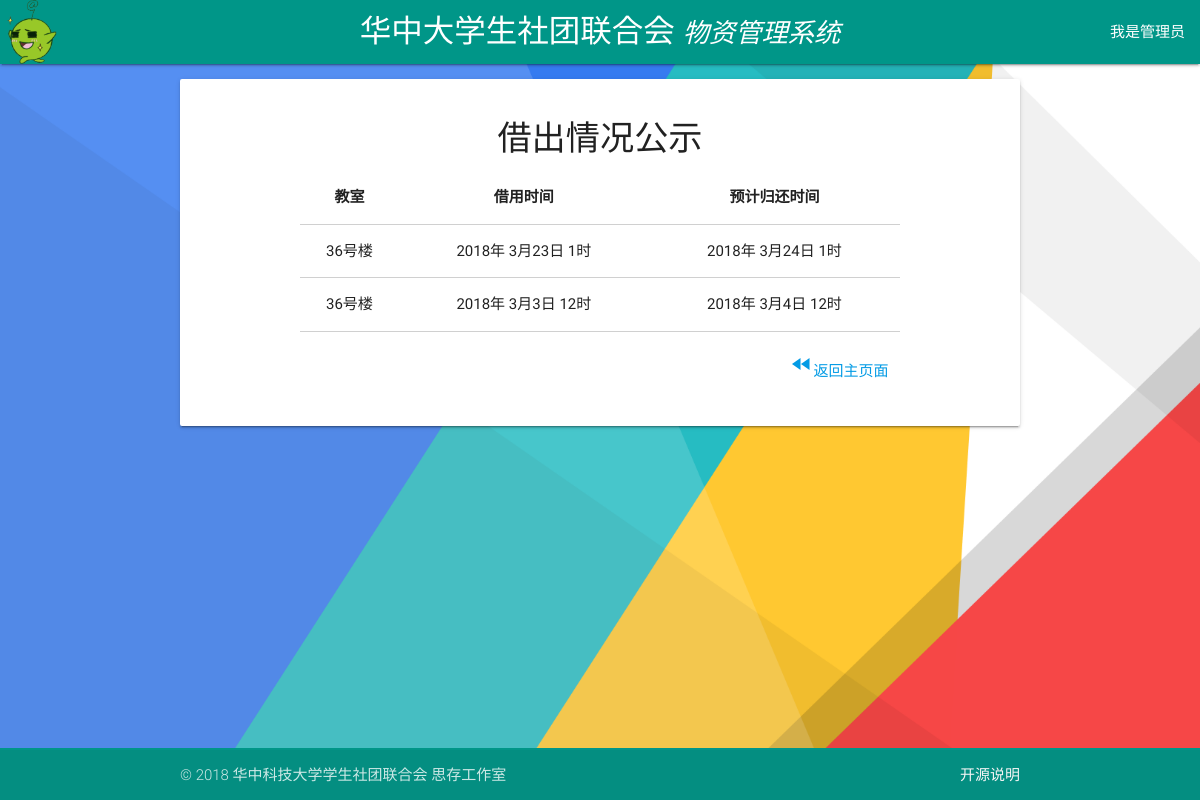
The page /classroom-usage/ on the database as committed earlier.
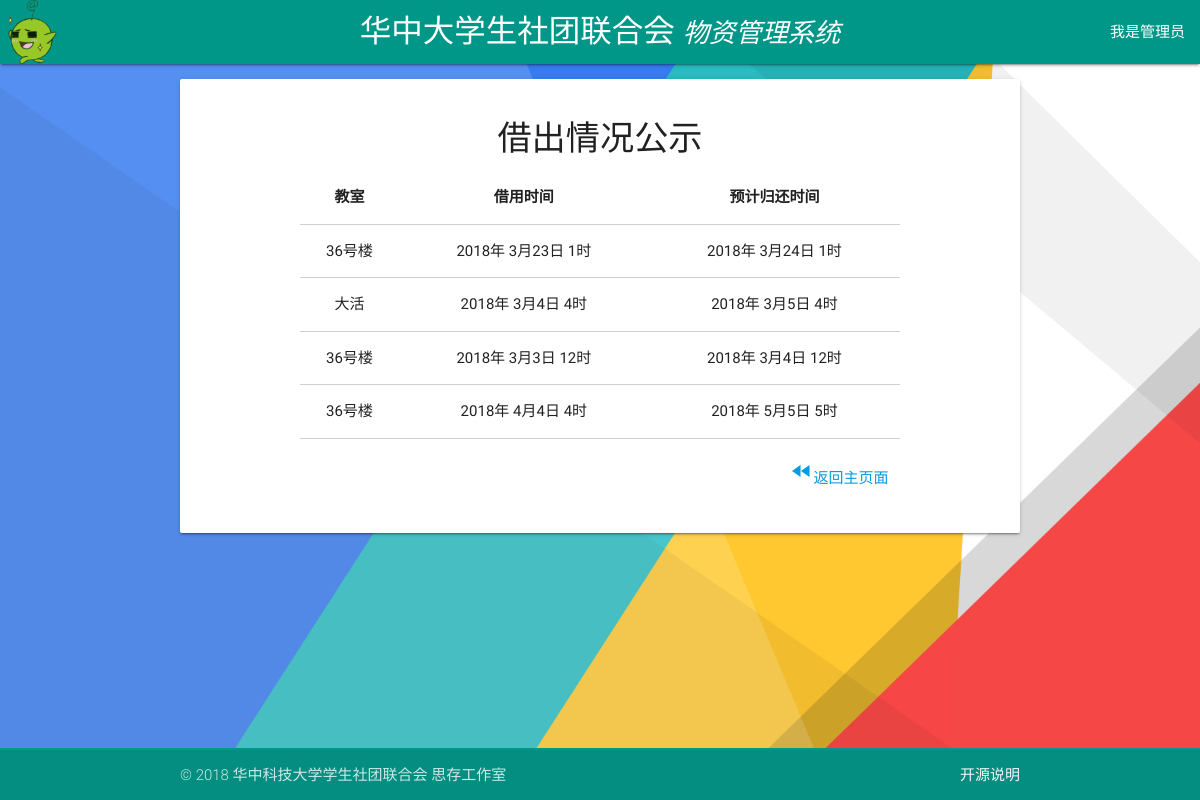
The same page on the database as committed later.
### tables this page shows
CREATE TABLE CLASSROOM
       (ID  INTEGER    PRIMARY KEY     AUTOINCREMENT,
       DEP     TEXT    NOT NULL,
       NAME    TEXT    NOT NULL,
       CLASSROOM TEXT   NOT NULL,
       CONTACT TEXT    NOT NULL,
       STARTYEAR   INT    NOT NULL,
       STARTMONTH   INT    NOT NULL,
       STARTDAY   INT    NOT NULL,
       STARTHOUR   INT    NOT NULL,
       ENDINGYEAR  TEXT    NOT NULL,
       ENDINGMONTH  TEXT    NOT NULL,
       ENDINGDAY  TEXT    NOT NULL,
       ENDINGHOUR  TEXT    NOT NULL,
       STATUS  INTEGER NOT NULL,
       ADMIN   TEXT );

### app.py (the view)
@app.route('/classroom-usage/')
def classroom_usage():
    if request.method == 'GET':
        results = get_records('classroom', date.today().year, date.today().year) # search for unfinished records
        msgs = [i for i in results if i[13] == 1] # search for approved records only
        def get_endtime(record):
            return struct_timing(record[9], record[10], record[11], record[12])
        sorted(msgs, key=get_endtime) #TODO:why it doesn't work??
        num = len(msgs)
        return render_template('classroom_usage.html', msgs=msgs,
                               num=num)

### app.py (called while the page is built)
def get_records(tablename, year, month):
    with sqlite3.connect(DATABASE) as database:
        c = database.cursor()
        cursor = c.execute('select * from %s where endingyear >= %d and endingmonth >= %d;'% (tablename, year, month))
        records = cursor.fetchall()
        return records

def struct_timing(year, month, day, hour):
    try:
        struct_time1 = strptime(year + ' ' + month + ' ' + day + ' ' + hour,
                                '%Y %m %d %H')
        return struct_time1
    except ValueError:
        flash("请输入正确的时间信息！", category="error")
        return None
    except:
        flash("访问错误！", category="error")

### templates/classroom_usage.html (shortened to what this page needs)
{% extends "base.html" %}
{% block content %}
<div class="container">
  <div class="card-panel" style="margin-top:1em;">
<h4 class="center">借出情况公示</h4>
<div class="container">
<div class="row">
      <div class="card-content">
      	<div class="row">
      		<table class="bordered centered highlight col s12">
<thead>
            <tr>
              <th>教室</th>
              <th>借用时间</th>
              <th>预计归还时间</th>
            </tr>
          </thead>
<tbody>
{% for i in range(0,num)  %}
            <tr>
      				<td> {{ msgs[i][3] }} </td>
      				<td> {{ msgs[i][5] }}年 {{ msgs[i][6] }}月{{ msgs[i][7] }}日  {{ msgs[i][8] }}时 </td>
      				<td> {{ msgs[i][9] }}年 {{ msgs[i][10] }}月{{ msgs[i][11] }}日  {{ msgs[i][12] }}时 </td>
      			</tr>
{% endfor %}
</tbody>
      		</table>
      	</div>
                <a href="{{ url_for('index') }}" class="collection-item right"><i class="material-icons ">fast_rewind</i>返回主页面</a>
      </div>
      </div>
</div>
</div>
</div>
</div>
{% endblock %}

### templates/base.html (shortened to what this page needs)
<!DOCTYPE html>
<html>
<head>
		<link href="{{ url_for('static', filename='css/google_material_icons.css') }}" rel="stylesheet">
		<link type="text/css" rel="stylesheet" href="{{ url_for('static', filename='css/materialize.css') }}"  media="screen,projection"/>
        <link href="{{ url_for('static', filename='css/freetimechecker.css') }}" rel="stylesheet">
        <link href="{{ url_for('static',filename='css/footer_hack.css') }}" rel="stylesheet">
</head>
<body>
  <header>
          <div class="navbar-fixed">
              <nav>
                  <div class="nav-wrapper teal">
                    <img src="{{ url_for('static', filename='img/unique_weizai.png') }}" style="width:64px; height:64px; margin: auto;" alt="AU-web">
										<a href="{{ url_for('personal') }}" class="brand-logo hide-on-med-and-down center" title="点击返回主页面" style="vertical-align:central;padding:0px;font-family:DengXian">华中大学生社团联合会 <span style="font-size:smaller;font-style:italic;">物资管理系统</span></a>
                      {% if 'id' in session or 'id2' in session %}
                            <ul id="logout-m" class="dropdown-content">
                                <li><a href="#!">手滑了....</a></li>
                                <li><a href="{{ url_for('logout') }}">确认登出</a></li>
                            </ul>
                        <ul id="logout-l" class="dropdown-content">
                            <li><a href="#!">手滑了....</a></li>
                            <li><a href="{{ url_for('logout') }}">确认登出</a></li>
                        </ul>
                           <ul class="right hide-on-med-and-down">
								{% if 'id' in session %}
								<li>
                    <a class="dropdown-button">{{ session['id'] }}</a>
                </li>
								{% elif 'id2' in session %}
								<li>
										<a class="dropdown-button">{{ session['id2'] }}</a>
								</li>
								{% endif %}
                <li>
                    <a class="dropdown-button" href="#!" data-activates="logout-l" title="注销登录">登出</a>
                </li>
                           </ul>
                        <ul class="right hide-on-large-only">
                          <li>
                            <a class="dropdown-button" href="#!" data-activates="logout-m" title="注销登录">登出</a>
                          </li>
                        </ul>
												{% else %}
												<ul class="right">
												<li>
												<a class="dropdown-button" href="{{ url_for('login')}}">我是管理员</a>
												</li>
												</ul>
                       {% endif %}
                  </div>
              </nav>
          </div>
</header>
		<main >
    <div id="content">{% block content %}{% endblock %}
	</main>
  <footer class="page-footer teal">
        <div class="footer-copyright">
            <div class="container">
              © 2018 华中科技大学学生社团联合会  思存工作室
            <a class="grey-text text-lighten-4 right" href="{{ url_for('opensource_info') }}">开源说明</a>
            </div>
         </div>
    </footer>
		<link rel="stylesheet" href="{{ url_for('static', filename='css/toastr.css') }}">
</body>
</html>

### static/css/footer_hack.css (style rules this page uses)
body { display: flex; min-height: 100vh; flex-direction: column; }
main { flex: 1 0 auto; }
footer.page-footer { margin-top: 2rem; padding-top: 2px; }

### templates/base.html (style rules this page uses)
body { background-image:url(/static/img/material-design-color-background.png); background-size: cover; }

Rows that differ between the two databases and show on the page:
now on this page (row edited): CLASSROOM: CLASSROOM "大活", STARTYEAR "2018", STARTMONTH "3", STARTDAY "4", STARTHOUR "4", ENDINGYEAR "2018", ENDINGMONTH "3", ENDINGDAY "5", ENDINGHOUR "4"
now on this page (row edited): CLASSROOM: CLASSROOM "36号楼", STARTYEAR "2018", STARTMONTH "4", STARTDAY "4", STARTHOUR "4", ENDINGYEAR "2018", ENDINGMONTH "5", ENDINGDAY "5", ENDINGHOUR "5"
Other text that changed with them:
new list line: "年 月 日 时 年 月 日 时"
